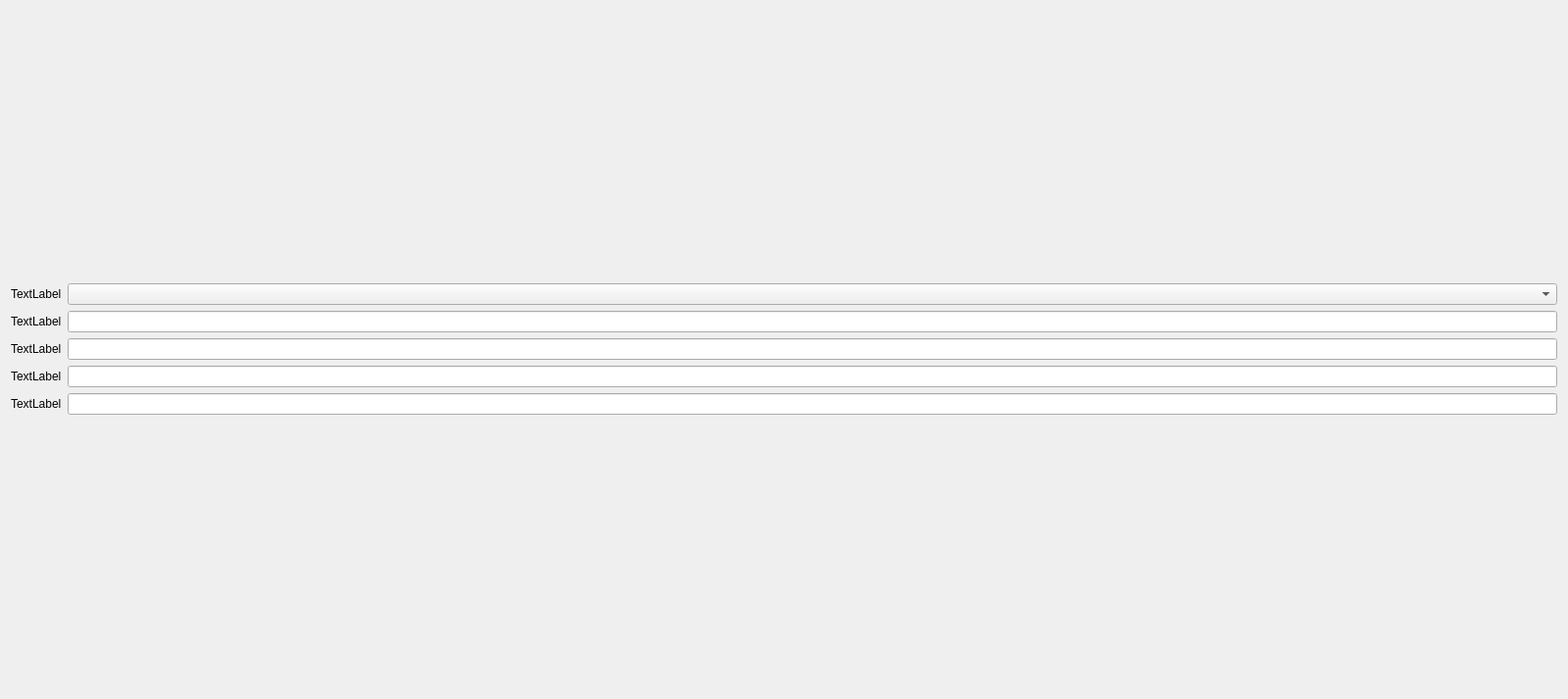
<?xml version="1.0" encoding="UTF-8"?>
<ui version="4.0">
 <class>Setting5Widget</class>
 <widget class="QWidget" name="Setting5Widget">
  <property name="geometry">
   <rect>
    <x>0</x>
    <y>0</y>
    <width>1600</width>
    <height>713</height>
   </rect>
  </property>
  <property name="windowTitle">
   <string>Form</string>
  </property>
  <layout class="QGridLayout" name="gridLayout_2">
   <item row="0" column="0">
    <layout class="QGridLayout" name="gridLayout">
     <item row="4" column="0">
      <widget class="CustomLabel" name="dnsServerLabel">
       <property name="text">
        <string>TextLabel</string>
       </property>
      </widget>
     </item>
     <item row="3" column="0">
      <widget class="CustomLabel" name="gatewayLabel">
       <property name="text">
        <string>TextLabel</string>
       </property>
      </widget>
     </item>
     <item row="2" column="0">
      <widget class="CustomLabel" name="subnetMaskLabel">
       <property name="text">
        <string>TextLabel</string>
       </property>
      </widget>
     </item>
     <item row="1" column="0">
      <widget class="CustomLabel" name="IpLabel">
       <property name="text">
        <string>TextLabel</string>
       </property>
      </widget>
     </item>
     <item row="0" column="0">
      <widget class="CustomLabel" name="ipAddressLabel">
       <property name="text">
        <string>TextLabel</string>
       </property>
      </widget>
     </item>
     <item row="1" column="1">
      <widget class="CustomLineEdit" name="lineEdit"/>
     </item>
     <item row="2" column="1">
      <widget class="CustomLineEdit" name="lineEdit_2"/>
     </item>
     <item row="3" column="1">
      <widget class="CustomLineEdit" name="lineEdit_3"/>
     </item>
     <item row="4" column="1">
      <widget class="CustomLineEdit" name="lineEdit_4"/>
     </item>
     <item row="0" column="1">
      <widget class="QComboBox" name="comboBox"/>
     </item>
    </layout>
   </item>
  </layout>
 </widget>
 <customwidgets>
  <customwidget>
   <class>CustomLabel</class>
   <extends>QLabel</extends>
   <header>CustomLabel.h</header>
  </customwidget>
  <customwidget>
   <class>CustomLineEdit</class>
   <extends>QLineEdit</extends>
   <header>CustomLineEdit.h</header>
  </customwidget>
 </customwidgets>
 <resources/>
 <connections/>
</ui>
